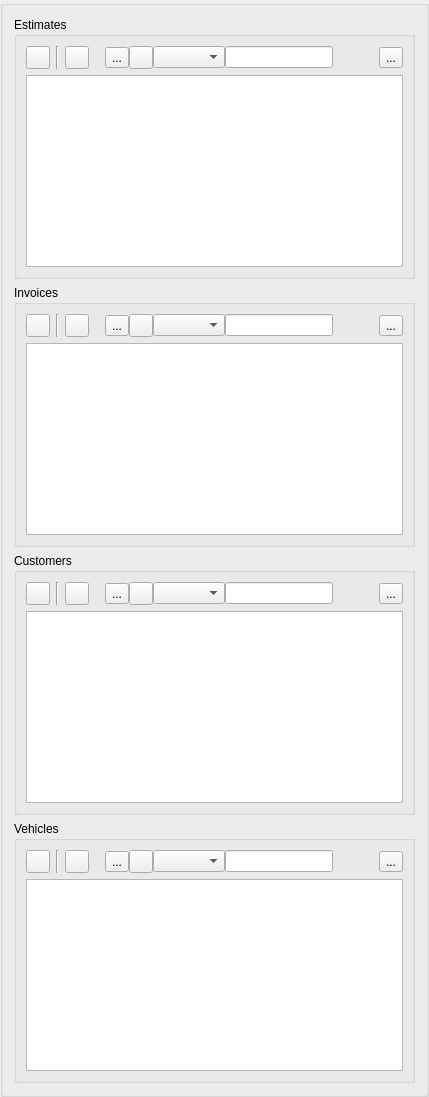
     <widget class="QGroupBox" name="tablesViewGroupBox">
      <layout class="QVBoxLayout" name="tablesViewColumn">
       <item>
        <widget class="QGroupBox" name="estimatesGroupBox">
         <property name="title">
          <string>Estimates</string>
         </property>
         <layout class="QVBoxLayout" name="verticalLayout_10">
          <item>
           <layout class="QHBoxLayout" name="estimatesButtonsLayout">
            <item>
             <widget class="QToolButton" name="estimatesTableAddButton">
              <property name="text">
               <string/>
              </property>
              <property name="icon">
               <iconset theme="QIcon::ThemeIcon::ListAdd"/>
              </property>
             </widget>
            </item>
            <item>
             <widget class="Line" name="estimatesTableButtonSeparatorLine">
              <property name="orientation">
               <enum>Qt::Orientation::Vertical</enum>
              </property>
             </widget>
            </item>
            <item>
             <widget class="QToolButton" name="estimatesTableDeleteButton">
              <property name="text">
               <string/>
              </property>
              <property name="icon">
               <iconset theme="QIcon::ThemeIcon::EditDelete"/>
              </property>
             </widget>
            </item>
            <item>
             <spacer name="estimatesTableLeftSpacer">
              <property name="orientation">
               <enum>Qt::Orientation::Horizontal</enum>
              </property>
              <property name="sizeType">
               <enum>QSizePolicy::Policy::Fixed</enum>
              </property>
              <property name="sizeHint" stdset="0">
               <size>
                <width>10</width>
                <height>20</height>
               </size>
              </property>
             </spacer>
            </item>
            <item>
             <layout class="QHBoxLayout" name="estimatesSearchLayout">
              <property name="spacing">
               <number>0</number>
              </property>
              <item>
               <widget class="QToolButton" name="estimatesTableResetButton">
                <property name="text">
                 <string>...</string>
                </property>
                <property name="icon">
                 <iconset theme="QIcon::ThemeIcon::ViewRefresh"/>
                </property>
               </widget>
              </item>
              <item>
               <widget class="QToolButton" name="estimatesTableSearchButton">
                <property name="text">
                 <string/>
                </property>
                <property name="icon">
                 <iconset theme="QIcon::ThemeIcon::EditFind"/>
                </property>
               </widget>
              </item>
              <item>
               <widget class="QComboBox" name="estimatesTableComboBox">
                <property name="iconSize">
                 <size>
                  <width>12</width>
                  <height>12</height>
                 </size>
                </property>
               </widget>
              </item>
              <item>
               <widget class="QLineEdit" name="estimatesTableSearchEdit">
                <property name="placeholderText">
                 <string/>
                </property>
               </widget>
              </item>
             </layout>
            </item>
            <item>
             <spacer name="estimatesTableRightSpacer">
              <property name="orientation">
               <enum>Qt::Orientation::Horizontal</enum>
              </property>
              <property name="sizeHint" stdset="0">
               <size>
                <width>40</width>
                <height>20</height>
               </size>
              </property>
             </spacer>
            </item>
            <item>
             <widget class="QToolButton" name="estimatesTableTransferButton">
              <property name="text">
               <string>...</string>
              </property>
              <property name="icon">
               <iconset theme="QIcon::ThemeIcon::MediaSeekForward"/>
              </property>
             </widget>
            </item>
           </layout>
          </item>
          <item>
           <widget class="QTableView" name="estimatesTable"/>
          </item>
         </layout>
        </widget>
       </item>
       <item>
        <widget class="QGroupBox" name="invoicesGroupBox">
         <property name="title">
          <string>Invoices</string>
         </property>
         <layout class="QVBoxLayout" name="verticalLayout_11">
          <item>
           <layout class="QHBoxLayout" name="invoicesButtonsLayout">
            <item>
             <widget class="QToolButton" name="invoicesTableAddButton">
              <property name="text">
               <string/>
              </property>
              <property name="icon">
               <iconset theme="QIcon::ThemeIcon::ListAdd"/>
              </property>
             </widget>
            </item>
            <item>
             <widget class="Line" name="invoicesTableButtonSeparatorLine">
              <property name="orientation">
               <enum>Qt::Orientation::Vertical</enum>
              </property>
             </widget>
            </item>
            <item>
             <widget class="QToolButton" name="invoicesTableDeleteButton">
              <property name="text">
               <string/>
              </property>
              <property name="icon">
               <iconset theme="QIcon::ThemeIcon::EditDelete"/>
              </property>
             </widget>
            </item>
            <item>
             <spacer name="invoicesTableLeftSpacer">
              <property name="orientation">
               <enum>Qt::Orientation::Horizontal</enum>
              </property>
              <property name="sizeType">
               <enum>QSizePolicy::Policy::Fixed</enum>
              </property>
              <property name="sizeHint" stdset="0">
               <size>
                <width>10</width>
                <height>20</height>
               </size>
              </property>
             </spacer>
            </item>
            <item>
             <layout class="QHBoxLayout" name="invoicesSearchLayout">
              <property name="spacing">
               <number>0</number>
              </property>
              <item>
               <widget class="QToolButton" name="invoicesTableResetButton">
                <property name="text">
                 <string>...</string>
                </property>
                <property name="icon">
                 <iconset theme="QIcon::ThemeIcon::ViewRefresh"/>
                </property>
               </widget>
              </item>
              <item>
               <widget class="QToolButton" name="invoicesTableSearchButton">
                <property name="text">
                 <string/>
                </property>
                <property name="icon">
                 <iconset theme="QIcon::ThemeIcon::EditFind"/>
                </property>
               </widget>
              </item>
              <item>
               <widget class="QComboBox" name="invoicesTableComboBox">
                <property name="iconSize">
                 <size>
                  <width>12</width>
                  <height>12</height>
                 </size>
                </property>
               </widget>
              </item>
              <item>
               <widget class="QLineEdit" name="invoicesTableSearchEdit">
                <property name="placeholderText">
                 <string/>
                </property>
               </widget>
              </item>
             </layout>
            </item>
            <item>
             <spacer name="invoicesTableRightSpacer">
              <property name="orientation">
               <enum>Qt::Orientation::Horizontal</enum>
              </property>
              <property name="sizeHint" stdset="0">
               <size>
                <width>40</width>
                <height>20</height>
               </size>
              </property>
             </spacer>
            </item>
            <item>
             <widget class="QToolButton" name="invoicesTableTransferButton">
              <property name="text">
               <string>...</string>
              </property>
              <property name="icon">
               <iconset theme="QIcon::ThemeIcon::MediaSeekForward"/>
              </property>
             </widget>
            </item>
           </layout>
          </item>
          <item>
           <widget class="QTableView" name="invoicesTable"/>
          </item>
         </layout>
        </widget>
       </item>
       <item>
        <widget class="QGroupBox" name="customersGroupBox">
         <property name="title">
          <string>Customers</string>
         </property>
         <layout class="QVBoxLayout" name="verticalLayout_12">
          <item>
           <layout class="QHBoxLayout" name="customersButtonsLayout">
            <item>
             <widget class="QToolButton" name="customersTableAddButton">
              <property name="text">
               <string/>
              </property>
              <property name="icon">
               <iconset theme="QIcon::ThemeIcon::ListAdd"/>
              </property>
             </widget>
            </item>
            <item>
             <widget class="Line" name="customersTableButtonSeparatorLine">
              <property name="orientation">
               <enum>Qt::Orientation::Vertical</enum>
              </property>
             </widget>
            </item>
            <item>
             <widget class="QToolButton" name="customersTableDeleteButton">
              <property name="text">
               <string/>
              </property>
              <property name="icon">
               <iconset theme="QIcon::ThemeIcon::EditDelete"/>
              </property>
             </widget>
            </item>
            <item>
             <spacer name="customersTableLeftSpacer">
              <property name="orientation">
               <enum>Qt::Orientation::Horizontal</enum>
              </property>
              <property name="sizeType">
               <enum>QSizePolicy::Policy::Fixed</enum>
              </property>
              <property name="sizeHint" stdset="0">
               <size>
                <width>10</width>
                <height>20</height>
               </size>
              </property>
             </spacer>
            </item>
            <item>
             <layout class="QHBoxLayout" name="customersSearchLayout">
              <property name="spacing">
               <number>0</number>
              </property>
              <item>
               <widget class="QToolButton" name="customersTableResetButton">
                <property name="text">
                 <string>...</string>
                </property>
                <property name="icon">
                 <iconset theme="QIcon::ThemeIcon::ViewRefresh"/>
                </property>
               </widget>
              </item>
              <item>
               <widget class="QToolButton" name="customersTableSearchButton">
                <property name="text">
                 <string/>
                </property>
                <property name="icon">
                 <iconset theme="QIcon::ThemeIcon::EditFind"/>
                </property>
               </widget>
              </item>
              <item>
               <widget class="QComboBox" name="customersTableComboBox">
                <property name="iconSize">
                 <size>
                  <width>12</width>
                  <height>12</height>
                 </size>
                </property>
               </widget>
              </item>
              <item>
               <widget class="QLineEdit" name="customersTableSearchEdit">
                <property name="placeholderText">
                 <string/>
                </property>
               </widget>
              </item>
             </layout>
            </item>
            <item>
             <spacer name="customersTableRightSpacer">
              <property name="orientation">
               <enum>Qt::Orientation::Horizontal</enum>
              </property>
              <property name="sizeHint" stdset="0">
               <size>
                <width>40</width>
                <height>20</height>
               </size>
              </property>
             </spacer>
            </item>
            <item>
             <widget class="QToolButton" name="customersTableTransferButton">
              <property name="text">
               <string>...</string>
              </property>
              <property name="icon">
               <iconset theme="QIcon::ThemeIcon::MediaSeekForward"/>
              </property>
             </widget>
            </item>
           </layout>
          </item>
          <item>
           <widget class="QTableView" name="customersTable"/>
          </item>
         </layout>
        </widget>
       </item>
       <item>
        <widget class="QGroupBox" name="vehiclesGroupBox">
         <property name="title">
          <string>Vehicles</string>
         </property>
         <layout class="QVBoxLayout" name="verticalLayout_13">
          <item>
           <layout class="QHBoxLayout" name="vehiclesButtonsLayout">
            <item>
             <widget class="QToolButton" name="vehiclesTableAddButton">
              <property name="text">
               <string/>
              </property>
              <property name="icon">
               <iconset theme="QIcon::ThemeIcon::ListAdd"/>
              </property>
             </widget>
            </item>
            <item>
             <widget class="Line" name="vehiclesTableButtonSeparatorLine">
              <property name="orientation">
               <enum>Qt::Orientation::Vertical</enum>
              </property>
             </widget>
            </item>
            <item>
             <widget class="QToolButton" name="vehiclesTableDeleteButton">
              <property name="text">
               <string/>
              </property>
              <property name="icon">
               <iconset theme="QIcon::ThemeIcon::EditDelete"/>
              </property>
             </widget>
            </item>
            <item>
             <spacer name="vehiclesTableLeftSpacer">
              <property name="orientation">
               <enum>Qt::Orientation::Horizontal</enum>
              </property>
              <property name="sizeType">
               <enum>QSizePolicy::Policy::Fixed</enum>
              </property>
              <property name="sizeHint" stdset="0">
               <size>
                <width>10</width>
                <height>20</height>
               </size>
              </property>
             </spacer>
            </item>
            <item>
             <layout class="QHBoxLayout" name="vehiclesSearchLayout">
              <property name="spacing">
               <number>0</number>
              </property>
              <item>
               <widget class="QToolButton" name="vehiclesTableResetButton">
                <property name="text">
                 <string>...</string>
                </property>
                <property name="icon">
                 <iconset theme="QIcon::ThemeIcon::ViewRefresh"/>
                </property>
               </widget>
              </item>
              <item>
               <widget class="QToolButton" name="vehiclesTableSearchButton">
                <property name="text">
                 <string/>
                </property>
                <property name="icon">
                 <iconset theme="QIcon::ThemeIcon::EditFind"/>
                </property>
                <property name="arrowType">
                 <enum>Qt::ArrowType::NoArrow</enum>
                </property>
               </widget>
              </item>
              <item>
               <widget class="QComboBox" name="vehiclesTableComboBox">
                <property name="iconSize">
                 <size>
                  <width>12</width>
                  <height>12</height>
                 </size>
                </property>
               </widget>
              </item>
              <item>
               <widget class="QLineEdit" name="vehiclesTableSearchEdit">
                <property name="placeholderText">
                 <string/>
                </property>
               </widget>
              </item>
             </layout>
            </item>
            <item>
             <spacer name="vehiclesTableRightSpacer">
              <property name="orientation">
               <enum>Qt::Orientation::Horizontal</enum>
              </property>
              <property name="sizeHint" stdset="0">
               <size>
                <width>40</width>
                <height>20</height>
               </size>
              </property>
             </spacer>
            </item>
            <item>
             <widget class="QToolButton" name="vehiclesTableTransferButton">
              <property name="text">
               <string>...</string>
              </property>
              <property name="icon">
               <iconset theme="QIcon::ThemeIcon::MediaSeekForward"/>
              </property>
             </widget>
            </item>
           </layout>
          </item>
          <item>
           <widget class="QTableView" name="vehiclesTable"/>
          </item>
         </layout>
        </widget>
       </item>
      </layout>
     </widget>
